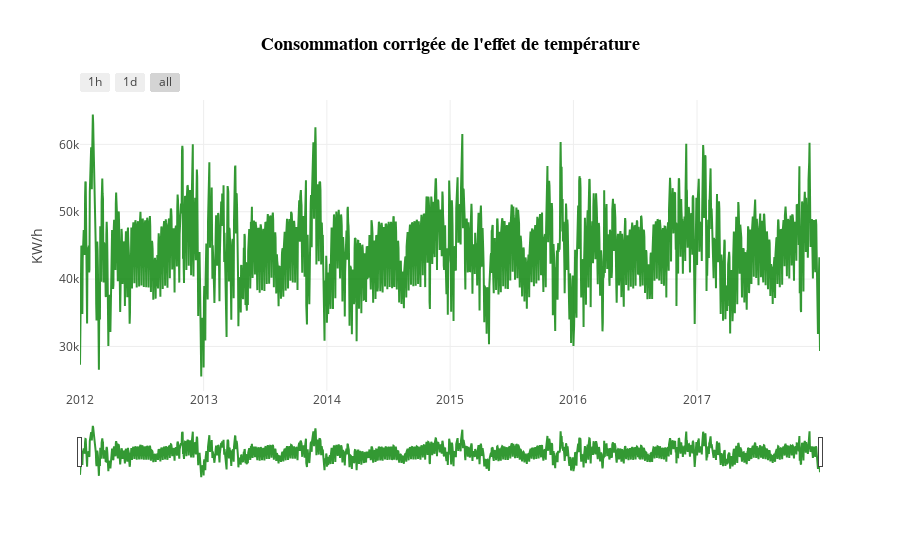

Source (notebook cell):
### Code cell
data=df_p9_first_correction.copy()
print(len(data))

x=data['Date']
y1=data['Correction_consommation']


trace1 = go.Line(x=x,
                  y=y1,
                  opacity = 0.8,
                  name='Consommation corrigée',
                  marker=dict(color='green'))

data = [trace1]

layout = go.Layout(title=dict(text="<b>Consommation corrigée de l'effet de température<b>",
                              font=dict(family='Linux Biolinum O',size=18,color='black')),
                   yaxis=dict(title='KW/h'),
                   xaxis=dict(
        rangeselector=dict(
            buttons=list([
                dict(count=3,
                     label='1h',
                     step='hour',
                     stepmode='backward'),
                dict(count=3,
                     label='1d',
                     step='day',
                     stepmode='backward'),
                dict(step='all')
            ])
        ),
        rangeslider=dict(
            visible = True
        ),
        type='date'
    )
)


fig = go.Figure(data=data, layout=layout)

pyo.iplot(fig)

### Figure 1 — Plotly figure (JSON) as saved in the notebook; plotly's stock layout.template omitted (floating-point values rounded to 4 significant figures; data arrays with more than 128 entries replaced by an {"elided": "..."} marker saying what was removed)
{"data": [{"marker": {"color": "green"}, "name": "Consommation corrigée", "opacity": 0.8, "type": "scatter", "uid": "a0e4cf9c-ca0a-4d04-afa2-7b3f537efbda", "x": {"elided": "2192 str values"}, "y": {"elided": "2192 float values"}}], "layout": {"title": {"font": {"color": "black", "family": "Linux Biolinum O", "size": 18}, "text": "<b>Consommation corrigée de l'effet de température<b>"}, "xaxis": {"rangeselector": {"buttons": [{"count": 3, "label": "1h", "step": "hour", "stepmode": "backward"}, {"count": 3, "label": "1d", "step": "day", "stepmode": "backward"}, {"step": "all"}]}, "rangeslider": {"visible": true}, "type": "date"}, "yaxis": {"title": {"text": "KW/h"}}}}
